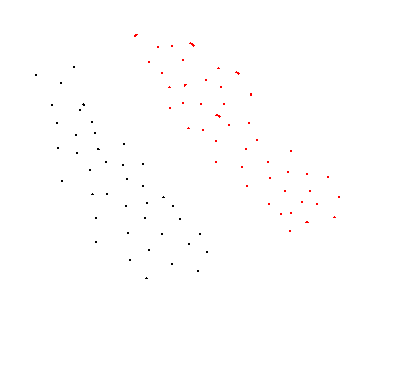
#> input picture actividades/meli/Practica 3/Imagenes/Imagen 1.bmp, 393 x 379 px, found by its file name
$ python main.py   (older library calls are emulated)
#> lines starting #> are read from the running program, lines starting #| are printed output that depends on the picture
### actividades/Actividades_1/ImagenPuntos.py
# -*- coding: utf-8 -*-
"""
Created on Tue Aug 22 15:28:31 2017

@author: Waldo Hasperué
"""

import numpy as np
import scipy as sp


def AbrirImagen(archivo):
    datos = np.array(sp.misc.imread(archivo, mode='P'))
#> datos: shape (379, 393); min 0, max 15, mean 14.97
    maximo = len(datos)
#> maximo = 379
    X = np.array([], dtype=np.int64).reshape(0,3)
    colores = np.array([0, 9, 10, 12]) # negro rojo verde azul
    for color in colores:
        filas, columnas = np.where(datos == color)
        clase = np.where(colores == color)[0][0]
        clases = [clase] * len(filas)
        X = np.vstack([X, np.column_stack((columnas+1, maximo-(filas+1), clases))])
#> after the loop, X = 381 rows, first 8: [74, 312, 0], [75, 312, 0], [74, 311, 0], [75, 311, 0], [36, 304, 0], [37, 304, 0], [36, 303, 0], [37, 303, 0]
    return X


# [3 lines that do not run on import are left out]

### actividades/meli/Practica 3/bpn.py
# -*- coding: utf-8 -*-
"""
Created on Tue Sep 12 11:02:48 2017

@author: Waldo Hasperué

Función train
-------------
Parámetros:
       P: es una matriz con los datos de los patrones con los cuales
           entrenar la red neuronal. Los ejemplos deben estar en filas.
       T: es una matriz con la salida esperada para cada ejemplo. Esta matriz
           debe tener tantas columnas como neuronas de salida tenga la red
       T2: clases con su valor original (0 .. n-1) (Solo es utilizado para graficar)
       ocultas: la cantidad de neuronas ocultas que tendrá la red
       alfa: velocidad de aprendizaje
       momento: término de momento
       fun_oculta: función de activación en las neuronas de la capa oculta
       fun_salida: función de activación en las neuronas de la capa de salida
       MAX_ITERA: la cantidad máxima de iteraciones en las cuales se va a
           ejecutar el algoritmo
       cota_error: diferencia de error (entre una iteración y la anterior) mínima aceptada para finalizar con el algoritmo
       dibujar: si vale True (y los datos son en dos dimensiones) dibuja los
           ejemplos y las rectas discriminantes.

Devuelve:
       w_O: la matriz de pesos de las neuronas de la capa oculta
       b_O: vector de bias de las neuronas de la capa oculta
       w_S: la matriz de pesos de las neuronas de la capa de salida
       b_S: vector de bias de las neuronas de la capa de salida
       ite: número de iteraciones ejecutadas durante el algoritmo
       error_prom: errorPromedio finalizado el algoritmo

Ejemplo de uso:
       (w_O, b_O, w_S, b_S, ite, error_prom) = train(P, T, T2, 10, 0.25, 1.2, 'logsig', 'tansig', 25000, 0.001, True);

*******************************************************************************

Función plot
-------------
Parámetros:
       P: es una matriz con los datos de los patrones con los cuales
           entrenar el multiperceptrón. Los ejemplos deben estar en filas.
       T: es un vector con la clase esperada para cada ejemplo. Los
           valores de las clases deben ser 0 (cero) y 1 (uno)
       W: la matriz de pesos W del percpetrón entrenado
       b: valor del bias (W0) del perceptrón entrenado
       title: el título que aparecerá en la gráfica

Ejemplo de uso:
       plot(P, T, W, b, 'Entrenamiento final del multiperceptrón');

"""


import numpy as np
import matplotlib.pyplot as plt
import matplotlib.gridspec as gridspec

np.random.seed(0)

marcadores = {0:('+','b'), 1:('o','g'), 2:('x', 'y'), 3:('*', 'm'), 4:('.', 'r'), 5:('+', 'k')}

def plot(P, T, W, b, title = '', **extras):
    plt.clf()

    (neuronas, cant_patrones) = W.shape
    if(neuronas <= 2):
        gs = gridspec.GridSpec(1, 2)
        ax = plt.subplot(gs[0, 0])
        bx = plt.subplot(gs[0, 1])
    else:
        gs = gridspec.GridSpec(1, 1)
        ax = plt.subplot(gs[0, 0])

    #Ejemplos
    for class_value in np.unique(T):
        x = []
        y = []
        for i in range(len(T)):
            if T[i] == class_value:
                x.append(P[i, 0])
                y.append(P[i, 1])
        ax.scatter(x, y, marker=marcadores[class_value][0], color=marcadores[class_value][1])

    #ejes
    minimos = np.min(P, axis=0)
    maximos = np.max(P, axis=0)
    diferencias = maximos - minimos
    minimos = minimos - diferencias * 0.1
    maximos = maximos + diferencias * 0.1
    ax.axis([minimos[0], maximos[0], minimos[-1], maximos[1]])

    #rectas discriminantes
    x1 = minimos[0]
    x2 = maximos[0]
    for neu in range(neuronas):
        m = W[neu,0] / W[neu,1] * -1
        n = b[neu] / W[neu,1] * -1
        y1 = x1 * m + n
        y2 = x2 * m + n
        ax.plot([x1, x2],[y1, y2], color='r')


    if(neuronas <=2):
        # espacio de la capa oculta
        fun_oculta = extras["fun_oculta"]
        for class_value in np.unique(T):
            x = []
            y = []
            for i in range(len(T)):
                if T[i] == class_value:
                    neta_oculta = W.dot(P[i,:][np.newaxis].T) + b
                    salida_oculta = eval(fun_oculta + '(neta_oculta)')
                    if(len(salida_oculta) == 1):
                        x.append(0 + np.random.random() / 4 - 0.125)
                        y.append(salida_oculta)
                    else:
                        x.append(salida_oculta[0,0])
                        y.append(salida_oculta[1,0])
            bx.scatter(x, y, marker=marcadores[class_value][0], color=marcadores[class_value][1])

        #rectas discriminantes
        if (fun_oculta == "logsig"):
            x1 = -0.1
            x2 = 1.1
        else:
            x1 = -1.1
            x2 = 1.1
        bx.axis([x1, x2, x1, x2])
        w2 = extras["w2"]
        b2 = extras["b2"]
        neuronas2, dim = w2.shape
        for neu in range(neuronas2):
            if(dim == 2):
                m = w2[neu,0] / w2[neu,1] * -1
                n = b2[neu] / w2[neu,1] * -1
            else:
                m = w2[neu][0]
                n = b2[neu][0]

            y1 = x1 * m + n
            y2 = x2 * m + n
            bx.plot([x1, x2],[y1, y2], color='r')

    plt.suptitle(title)

    plt.draw()
    plt.pause(0.0001)

def purelin(x):
    return x

def dpurelin(x):
    return np.ones_like(x)

def logsig(x):
    return 1 / (1 + np.exp(-x))

def dlogsig(x):
    return logsig(x) * (1 - logsig(x))

def tansig(x):
    return np.tanh(x)

def dtansig(x):
    return 1.0 - np.square(tansig(x))

# [16 lines left out: functions softmax, dsoftmax, not called in this run]

def train_con_pesos(P, T, T2, ocultas, alfa, momento, fun_oculta, fun_salida, max_itera, cota_error, dibujar, w_O, b_O, w_S, b_S):
    (cant_patrones, cant_atrib) = P.shape

    momento_w_S = np.zeros(w_S.shape)
    momento_b_S = np.zeros(b_S.shape)
    momento_w_O = np.zeros(w_O.shape)
    momento_b_O = np.zeros(b_O.shape)

    ite = 0;
    error_prom = cota_error + 1
    ultimoError = cota_error +1
    anteultimoError = cota_error +2

    while (ite < max_itera) and (error_prom > cota_error):
        suma_error = 0
        for p in range(cant_patrones):
            neta_oculta = w_O.dot(P[p,:][np.newaxis].T) + b_O
            salida_oculta = eval(fun_oculta + '(neta_oculta)')
            neta_salida = w_S.dot(salida_oculta) + b_S
            salida_salida = eval(fun_salida + '(neta_salida)')

            error_ejemplo = T[p,:] - salida_salida.T[0]
            suma_error = suma_error + np.sum(error_ejemplo**2)

            delta_salida = error_ejemplo[np.newaxis].T * eval('d' + fun_salida + '(neta_salida)')
            delta_oculta = eval('d' + fun_oculta + '(neta_oculta)') * w_S.T.dot(delta_salida)

            w_S = w_S + alfa * delta_salida * salida_oculta.T + momento * momento_w_S
            b_S = b_S + alfa * delta_salida + momento * momento_b_S

            w_O = w_O + alfa * delta_oculta * P[p,:] + momento * momento_w_O
            b_O = b_O + alfa * delta_oculta + momento * momento_b_O

            momento_w_S = alfa * delta_salida * salida_oculta.T + momento * momento_w_S
            momento_b_S = alfa * delta_salida + momento * momento_b_S

            momento_w_O = alfa * delta_oculta * P[p,:].T + momento * momento_w_O
            momento_b_O = alfa * delta_oculta + momento * momento_b_O

        error_prom = suma_error / cant_patrones

        anteultimoError = ultimoError
        ultimoError = error_prom

        ite = ite + 1
        print(ite, error_prom, abs(ultimoError - anteultimoError))

        if dibujar and (cant_atrib == 2):
            plot(P, T2, w_O, b_O, 'Iteración: ' + str(ite) + ' - Error promedio: ' + str(error_prom), fun_oculta = fun_oculta, w2 = w_S, b2 = b_S)

    return (w_O, b_O, w_S, b_S, ite, error_prom)

def train(P, T, T2, ocultas, alfa, momento, fun_oculta, fun_salida, max_itera, cota_error, dibujar):
    (cant_patrones, cant_atrib) = P.shape
    (cant_patrones, cant_salidas) = T.shape

    w_O = np.random.rand(ocultas, cant_atrib) - 0.5
    b_O = np.random.rand(ocultas,1) - 0.5
    w_S = np.random.rand(cant_salidas, ocultas) - 0.5
    b_S = np.random.rand(cant_salidas,1) - 0.5

    return train_con_pesos(P, T, T2, ocultas, alfa, momento, fun_oculta, fun_salida, max_itera, cota_error, dibujar, w_O, b_O, w_S, b_S)


### actividades/meli/Practica 3/main.py
# -*- coding: utf-8 -*-
"""
Created on Fri Aug 18 10:35:35 2017

@author: Waldo Hasperué
"""

import bpn
from ImagenPuntos import AbrirImagen
import numpy as np

root_path = "D:\\Facultad\\Catedras\\UBA\\Teorías\\04 - BPN\\Python\\"

file_path = root_path + 'Imagen 1.bmp'

X = AbrirImagen(file_path)
column_count = 3;

T = X[:, column_count - 1]
#> T = 381 values from 0 to 1
P = X[:, 0:(column_count - 1)]
#> P = 381 pairs, first value 36 to 340, second value 100 to 344

ocultas = 1
alfa = 0.01
momento = 0
max_ite = 60
cota_error = 0.0001

fun_oculta = 'tansig'
fun_salida = 'logsig'

T_matriz = np.concatenate(([T==0], [T==1]), axis=0).astype(int).T
#> T_matriz = 381 pairs, first value 0 to 1, second value 0 to 1
T_original = np.array(X[:, column_count - 1])
#> T_original = 381 values from 0 to 1

(w1, b1, w2, b2, ite, error) = bpn.train(P, T_matriz, T_original, ocultas, alfa, momento, fun_oculta, fun_salida, max_ite, cota_error, True)
#> the loop in train_con_pesos, `while (ite < max_itera) and (error_prom > cota_error):` made 60 passes
#> pass 1, in plot, `plt.pause(0.0001)`:
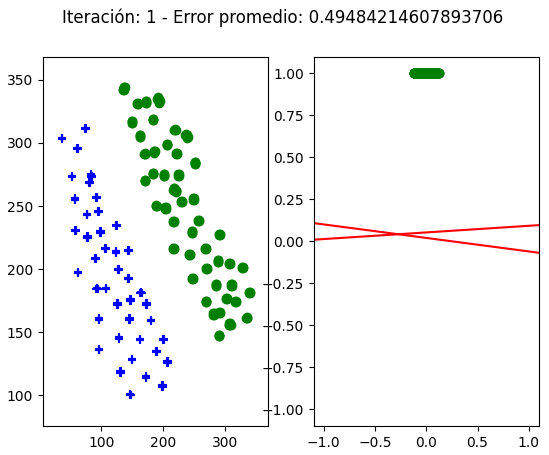
#> figure drawn by matplotlib, 2 panels
#> pass 2, in plot (call 2), `plt.pause(0.0001)`:
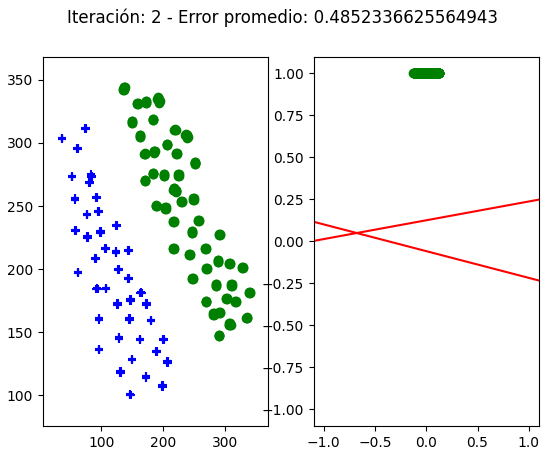
#> figure drawn by matplotlib, 2 panels
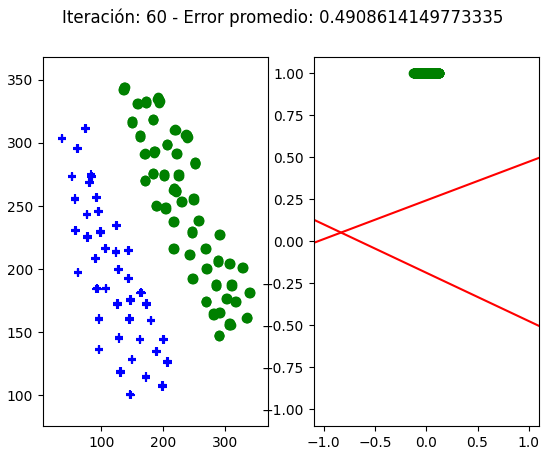
#> figure drawn by matplotlib, 2 panels
